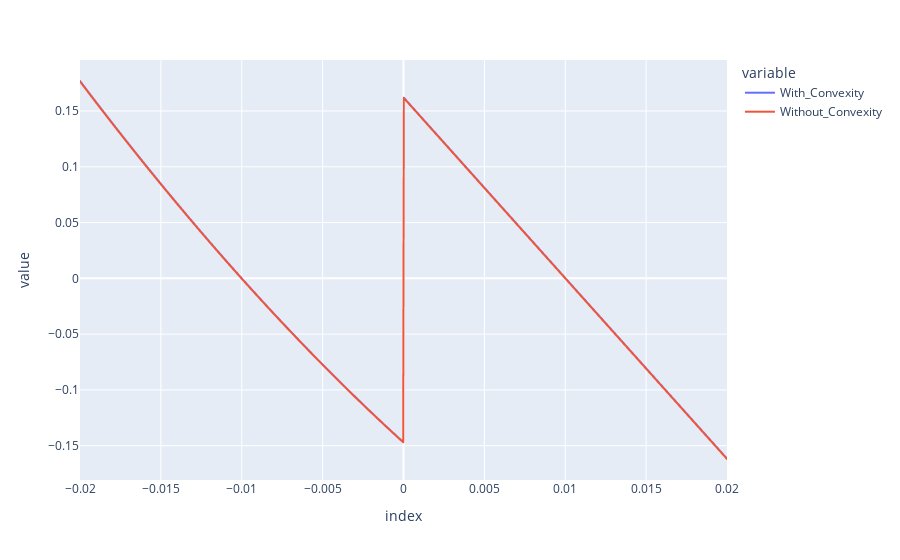

The notebook cell saved with this chart:
### Code cell
p= price_bond(PRICE=Price, DURATION=duration,CONVEXITY=convexity,interest_rate_move=interest_rate_Moves)
plot_bond_shifts(PRICE=Price, DURATION=duration,CONVEXITY=convexity,interest_rate_move=interest_rate_Moves)

### Figure 1 — Plotly figure (JSON) as saved in the notebook; plotly's stock layout.template omitted (floating-point values rounded to 4 significant figures; data arrays with more than 128 entries replaced by an {"elided": "..."} marker saying what was removed)
{"data": [{"hovertemplate": "variable=With_Convexity<br>index=%{x}<br>value=%{y}<extra></extra>", "legendgroup": "With_Convexity", "line": {"color": "#636efa", "dash": "solid"}, "marker": {"symbol": "circle"}, "mode": "lines", "name": "With_Convexity", "showlegend": true, "type": "scattergl", "x": {"elided": "1000 float values"}, "xaxis": "x", "y": {"elided": "1000 float values"}, "yaxis": "y"}, {"hovertemplate": "variable=Without_Convexity<br>index=%{x}<br>value=%{y}<extra></extra>", "legendgroup": "Without_Convexity", "line": {"color": "#EF553B", "dash": "solid"}, "marker": {"symbol": "circle"}, "mode": "lines", "name": "Without_Convexity", "showlegend": true, "type": "scattergl", "x": {"elided": "1000 float values"}, "xaxis": "x", "y": {"elided": "1000 float values"}, "yaxis": "y"}], "layout": {"legend": {"title": {"text": "variable"}, "tracegroupgap": 0}, "margin": {"t": 60}, "xaxis": {"anchor": "y", "domain": [0, 1], "title": {"text": "index"}}, "yaxis": {"anchor": "x", "domain": [0, 1], "title": {"text": "value"}}}}
